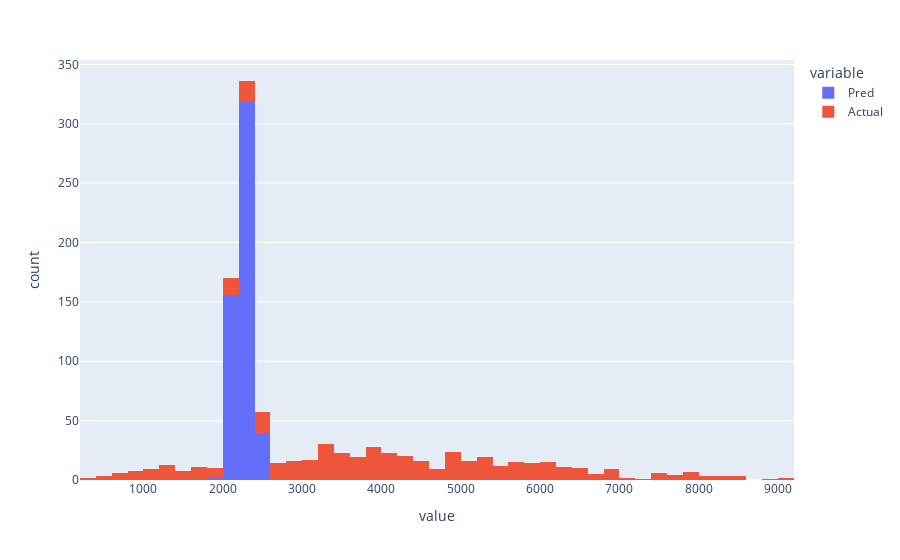

Notebook cell for this chart:
### Code cell
prob_data = pd.DataFrame({"Actual" : y_test,
                          "Pred" : pred})

prob_data2 = prob_data[prob_data.Actual < 10000]
fig = px.histogram(prob_data2, x=["Pred","Actual"])
fig.show()

### Figure 1 — Plotly figure (JSON) as saved in the notebook; plotly's stock layout.template omitted (floating-point values rounded to 4 significant figures; data arrays with more than 128 entries replaced by an {"elided": "..."} marker saying what was removed)
{"data": [{"alignmentgroup": "True", "bingroup": "x", "hovertemplate": "variable=Pred<br>value=%{x}<br>count=%{y}<extra></extra>", "legendgroup": "Pred", "marker": {"color": "#636efa", "pattern": {"shape": ""}}, "name": "Pred", "offsetgroup": "Pred", "orientation": "v", "showlegend": true, "type": "histogram", "x": {"elided": "515 float values"}, "xaxis": "x", "yaxis": "y"}, {"alignmentgroup": "True", "bingroup": "x", "hovertemplate": "variable=Actual<br>value=%{x}<br>count=%{y}<extra></extra>", "legendgroup": "Actual", "marker": {"color": "#EF553B", "pattern": {"shape": ""}}, "name": "Actual", "offsetgroup": "Actual", "orientation": "v", "showlegend": true, "type": "histogram", "x": {"elided": "515 float values"}, "xaxis": "x", "yaxis": "y"}], "layout": {"autosize": true, "barmode": "relative", "legend": {"title": {"text": "variable"}, "tracegroupgap": 0}, "margin": {"t": 60}, "xaxis": {"anchor": "y", "autorange": true, "domain": [0, 1], "range": [200, 9200], "title": {"text": "value"}, "type": "linear"}, "yaxis": {"anchor": "x", "autorange": true, "domain": [0, 1], "range": [0, 353.7], "title": {"text": "count"}}}}
